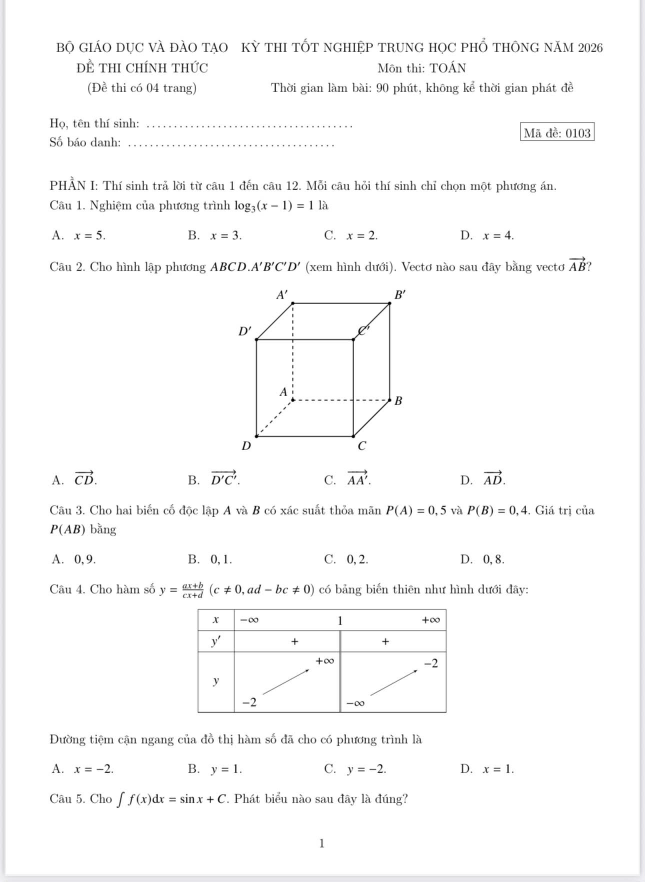
#> input picture toan2026/1-1781178432795945544434.jpg, 1290 x 1763 px, found by its file name (shown at 1/2 size)
$ python zoom.py
#> lines starting #> are read from the running program, lines starting #| are printed output that depends on the picture

from PIL import Image
import os
d = r"C:\Users\hoang\Desktop\quanlycantin\toan2026"
out = os.path.join(d,"zoom")
os.makedirs(out, exist_ok=True)
jobs = [
 ("1-1781178432795945544434.jpg", 0.28, 0.40, "q34a", 1.8),
 ("1-1781178432795945544434.jpg", 0.40, 0.52, "q34b", 1.8),
 ("2-1781178445382560226102.jpg", 0.13, 0.25, "q56a", 1.8),
 ("2-1781178445382560226102.jpg", 0.25, 0.37, "q56b", 1.8),
 ("4-1781178467999285914374.jpg", 0.55, 0.68, "p3q1a", 1.8),
 ("4-1781178467999285914374.jpg", 0.68, 0.80, "p3q1b", 1.8),
]
for f, t, b, tag, sc in jobs:
    im = Image.open(os.path.join(d,f)); w,h = im.size
#> further down, im is the input picture: PIL image 1290x1763 RGB; mean R, G, B 249.4, 249.4, 249.5
#> after `w, h = im.size`: w = 1290; h = 1763
    c = im.crop((0, int(h*t), w, int(h*b)))
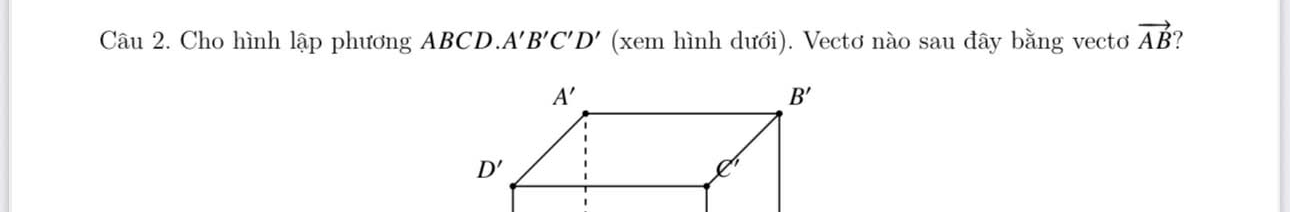
#> c: PIL image 1290x212 RGB; mean R, G, B 249.2, 249.2, 249.3
    sc = min(sc, 1900/c.width)
#> sc = 1.47
    c = c.resize((int(c.width*sc), int(c.height*sc)), Image.LANCZOS)
#> c: PIL image 1900x312 RGB
    c.save(os.path.join(out, tag+".png")); print(tag, c.size)
#| q34a (1900, 312)
#> pass 3 of the loop `for f, t, b, tag, sc in jobs:`:
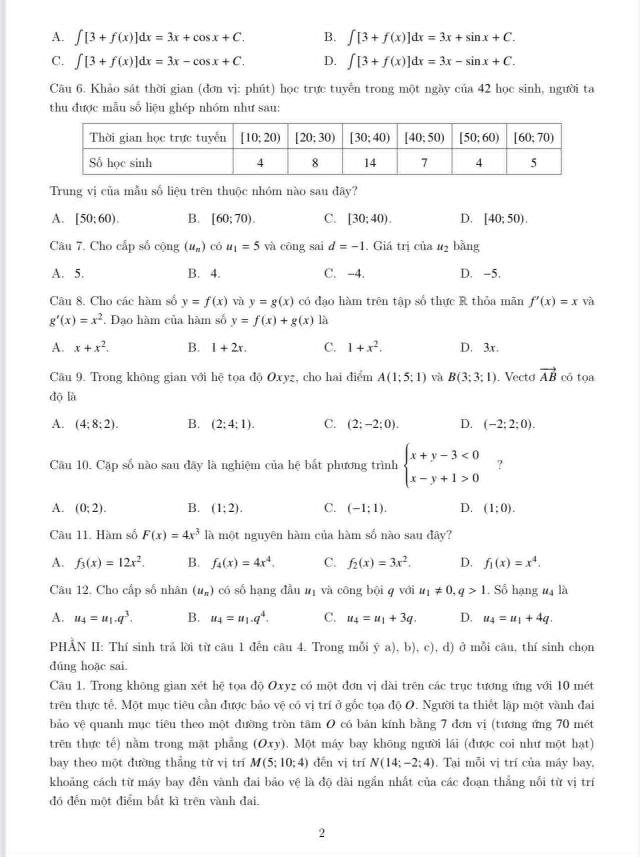
#> input picture toan2026/2-1781178445382560226102.jpg, 1279 x 1714 px, found by its file name (shown at 1/2 size)
#> im is the input picture: PIL image 1279x1714 RGB; mean R, G, B 245.4, 245.4, 245.4
#> `c = im.crop((0, int(h*t), w, int(h*b)))`:
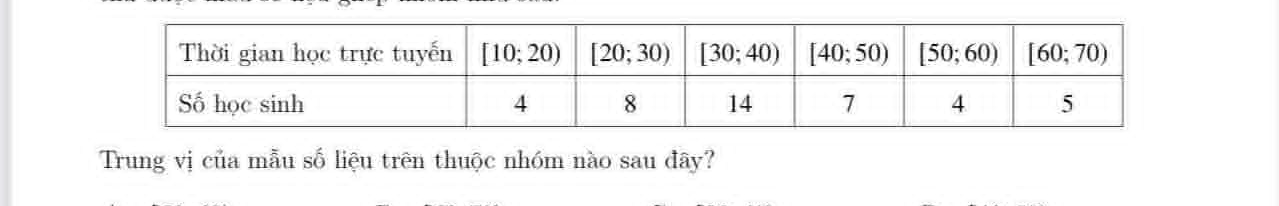
#> c: PIL image 1279x206 RGB; mean R, G, B 244.5, 244.5, 244.5
#> `c = c.resize((int(c.width*sc), int(c.height*sc)), Image.LANCZOS)`:
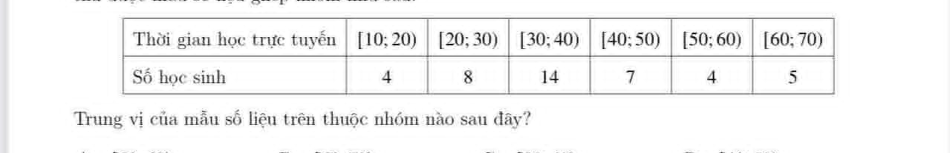
#> c: PIL image 1900x306 RGB (shown at 1/2 size); mean R, G, B 244.4, 244.3, 244.4
#| q56a (1900, 306)
#> the loop made 6 passes; the first 3 are shown
